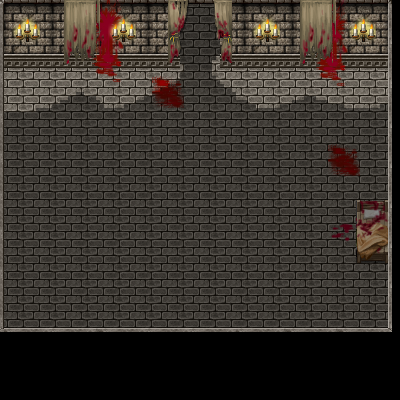

Rendered tile map (Tiled .tmx) drawn with the repository's tilesets; below, a short description and the map source with its tile grids summarised:
An orthogonal 100x100 tile map with 4x4 px tiles, 4 tile layers (Ground, Walls, Blood, Decoration), 5 tilesets and 7 objects.

<map version="1.0" tiledversion="1.0.3" orientation="orthogonal" renderorder="right-down" width="100" height="100" tilewidth="4" tileheight="4" nextobjectid="8">
 <tileset firstgid="1" source="../Game Tilesets/untitled7.tsx" />
 <tileset firstgid="15361" source="../Game Tilesets/untitled6.tsx" />
 <tileset firstgid="31745" source="../Game Tilesets/untitled1.tsx" />
 <tileset firstgid="48129" source="../Game Tilesets/untitled11.tsx" />
 <tileset firstgid="64513" source="../Game Tilesets/untitled10.tsx" />
 <layer name="Ground" width="100" height="100">
  <data>[10000 cells, 10000 non-empty, 32 distinct tile ids]</data>
 </layer>
 <layer name="Walls" width="100" height="100">
  <data>[10000 cells, 3754 non-empty, 417 distinct tile ids]</data>
 </layer>
 <layer name="Blood" width="100" height="100">
  <data>[10000 cells, 664 non-empty, 418 distinct tile ids]</data>
 </layer>
 <layer name="Decoration" width="100" height="100">
  <data>[10000 cells, 6246 non-empty, 481 distinct tile ids]</data>
 </layer>
 <objectgroup name="Map10-Necromancer" visible="0">
  <object id="1" x="180" y="40" width="40" height="4" />
 </objectgroup>
 <objectgroup name="Collision" visible="0">
  <object id="2" x="220" y="40" width="172" height="28" />
  <object id="3" x="388" y="68" width="12" height="264" />
  <object id="4" x="0" y="328" width="400" height="12" />
  <object id="5" x="0" y="0" width="4" height="328" />
  <object id="6" x="4" y="24" width="176" height="44" />
  <object id="7" x="356" y="208" width="32" height="56" />
 </objectgroup>
</map>
